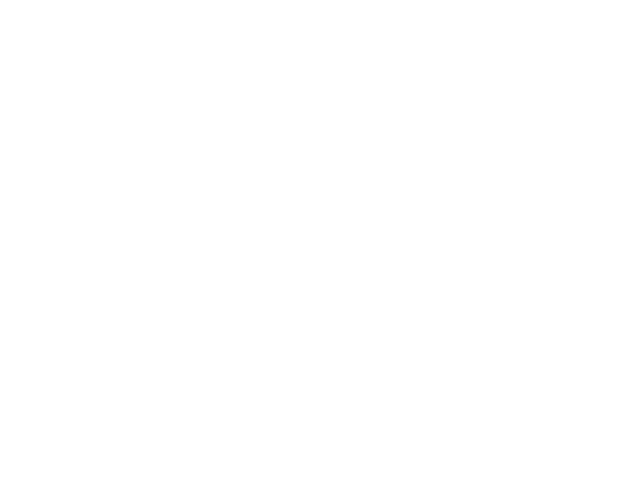
Frame 1 (no input)
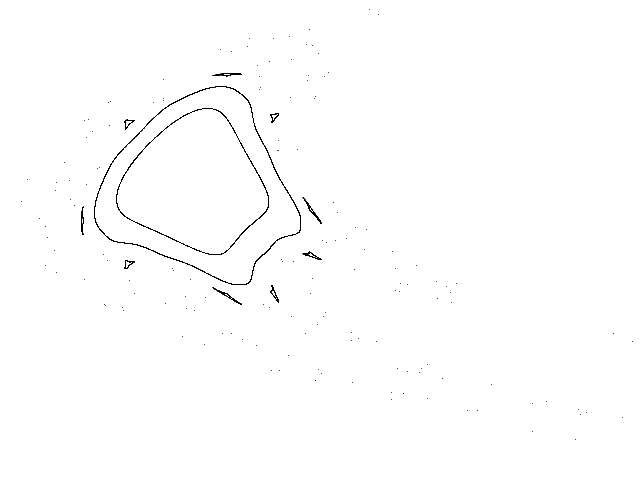
Frame 60 (the mouse pressed at the canvas centre just before this capture)
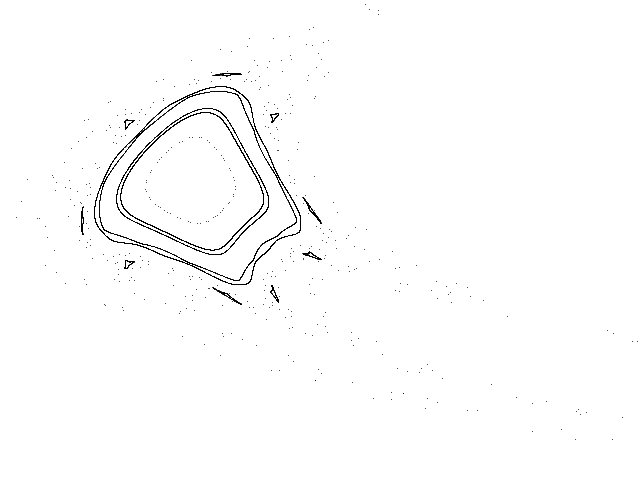
Frame 120 (the mouse held since frame 60 and released just before this capture)

The Processing sketch that drew these frames (run headless with seeded random() and noise(); from frame 60 on, the mouse is pressed at the canvas centre):

// Processing sketch: Henon_Quadratic
// ── Henon_Quadratic.pde
// Henon quadratic map //


void setup() {
  
  size(640,480);
  background(255);
  
}


void draw() {
  
    int cnt = 0;
  
    float nx = 1.0;
    float ny = 1.0;
    float x = 0.0;
    float y = 0.0;
    float r = 0.0;
    float a = 1.524;
  
  
  for (int i=0; i<10000; i++) {
  
    r = pow(x,2) + pow(y,2);
  
      if (r > 100) { 
    
        nx = random(256);
        ny = random(256);  
        cnt = 0;
   
      }
    
      x = (nx*cos(a)-(ny-pow(nx,2))*sin(a));
      y = (nx*sin(a)+(ny-pow(nx,2))*cos(a));
      
      if (cnt > 10) point(190+(135*x), 180+(130*y));
   
     nx = x;
     ny = y;
   
     cnt ++;
   
   } 

}
